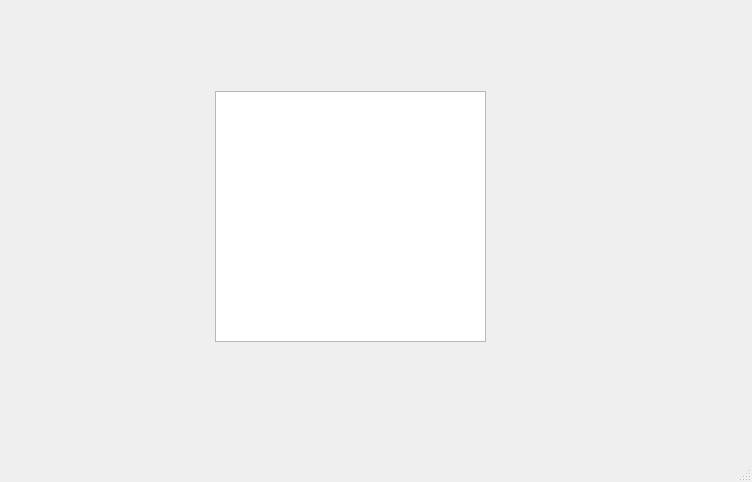
<?xml version="1.0" encoding="UTF-8"?>
<ui version="4.0">
 <class>MainWindow</class>
 <widget class="QMainWindow" name="MainWindow">
  <property name="geometry">
   <rect>
    <x>0</x>
    <y>0</y>
    <width>752</width>
    <height>482</height>
   </rect>
  </property>
  <property name="windowTitle">
   <string>MainWindow</string>
  </property>
  <widget class="QWidget" name="centralwidget">
   <widget class="QLabel" name="label">
    <property name="geometry">
     <rect>
      <x>20</x>
      <y>10</y>
      <width>121</width>
      <height>71</height>
     </rect>
    </property>
    <property name="text">
     <string/>
    </property>
    <property name="pixmap">
     <pixmap resource="../Imagenes/recursos.qrc">:/Logos/FI_LOGO.png</pixmap>
    </property>
    <property name="scaledContents">
     <bool>true</bool>
    </property>
   </widget>
   <widget class="QLabel" name="label_4">
    <property name="geometry">
     <rect>
      <x>620</x>
      <y>0</y>
      <width>121</width>
      <height>71</height>
     </rect>
    </property>
    <property name="text">
     <string/>
    </property>
    <property name="pixmap">
     <pixmap resource="../Imagenes/recursos.qrc">:/Logos/FI_LOGO.png</pixmap>
    </property>
    <property name="scaledContents">
     <bool>true</bool>
    </property>
   </widget>
   <widget class="QLabel" name="label_5">
    <property name="geometry">
     <rect>
      <x>620</x>
      <y>350</y>
      <width>121</width>
      <height>71</height>
     </rect>
    </property>
    <property name="text">
     <string/>
    </property>
    <property name="pixmap">
     <pixmap resource="../Imagenes/recursos.qrc">:/Logos/FI_LOGO.png</pixmap>
    </property>
    <property name="scaledContents">
     <bool>true</bool>
    </property>
   </widget>
   <widget class="QListWidget" name="listWidget">
    <property name="geometry">
     <rect>
      <x>215</x>
      <y>91</y>
      <width>271</width>
      <height>251</height>
     </rect>
    </property>
   </widget>
  </widget>
  <widget class="QMenuBar" name="menubar">
   <property name="geometry">
    <rect>
     <x>0</x>
     <y>0</y>
     <width>752</width>
     <height>24</height>
    </rect>
   </property>
  </widget>
  <widget class="QStatusBar" name="statusbar"/>
 </widget>
 <resources>
  <include location="../Imagenes/recursos.qrc"/>
 </resources>
 <connections/>
</ui>
